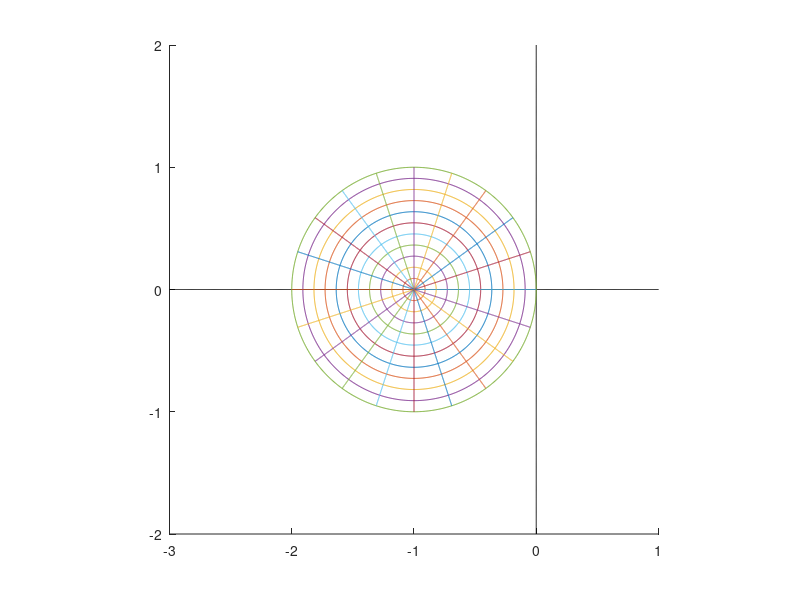

The MATLAB script that drew this image:
Nt=21;
Nr=12;


theta=linspace(0,2*pi,1001);
rho=linspace(0,1,1001);

tvec=linspace(0,2*pi,Nt);
rvec=linspace(0,1,Nr);

figure(1)
clf
hold on
    plot(rho*0,4*rho-2,'k')
    plot(4*rho-3,rho*0,'k')
hold off
for k=1:length(rvec)
    z=rvec(k)*exp(i*theta);
    zeta=(z-1);
    hold on
        plot(real(zeta),imag(zeta))
    hold off
end

for k=1:length(tvec)-1
    z=rho*exp(i*tvec(k));
    zeta=(z-1);
    hold on
        plot(real(zeta),imag(zeta))
    hold off
end

axis([-3 1 -2 2])
axis square
